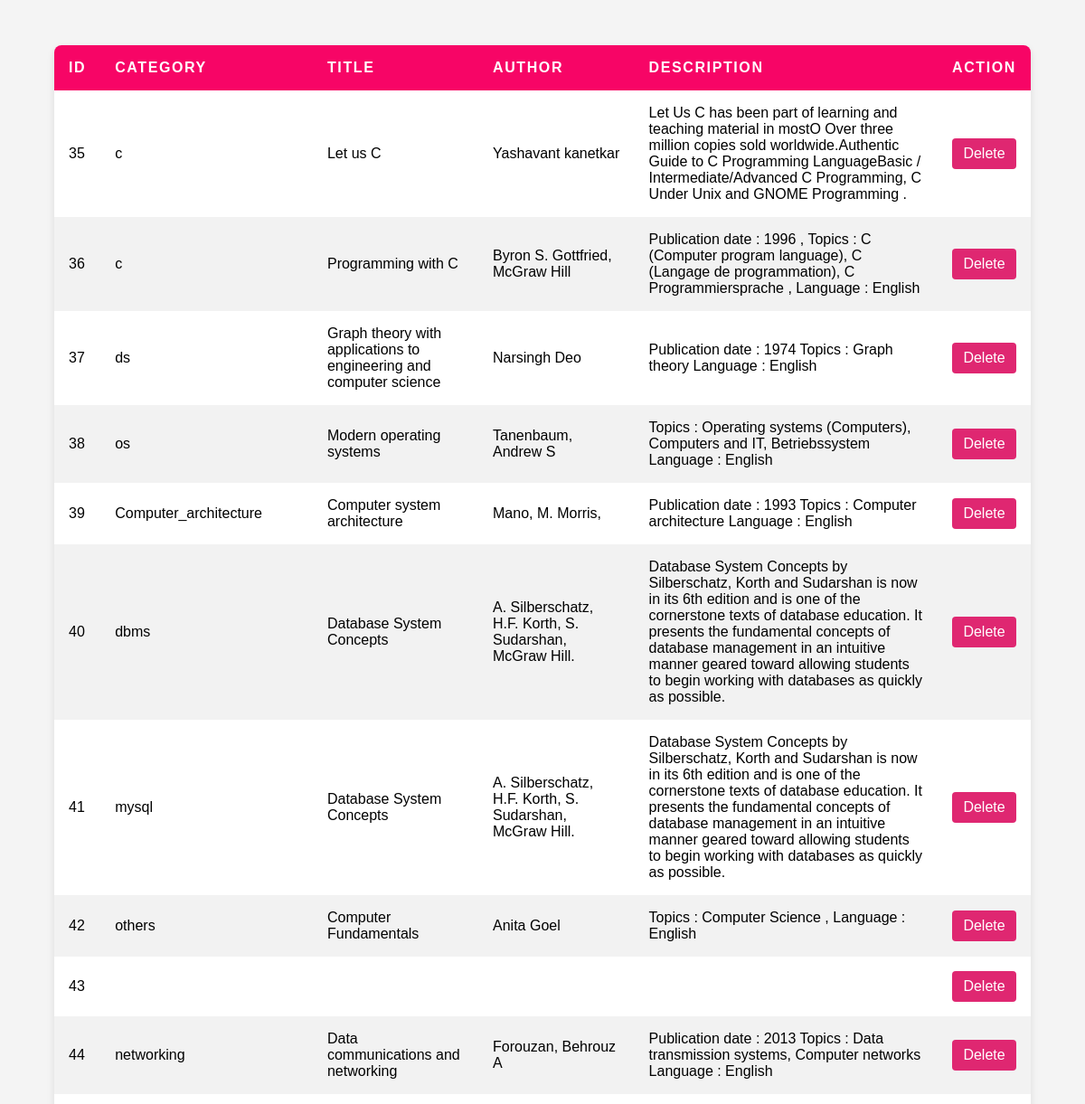
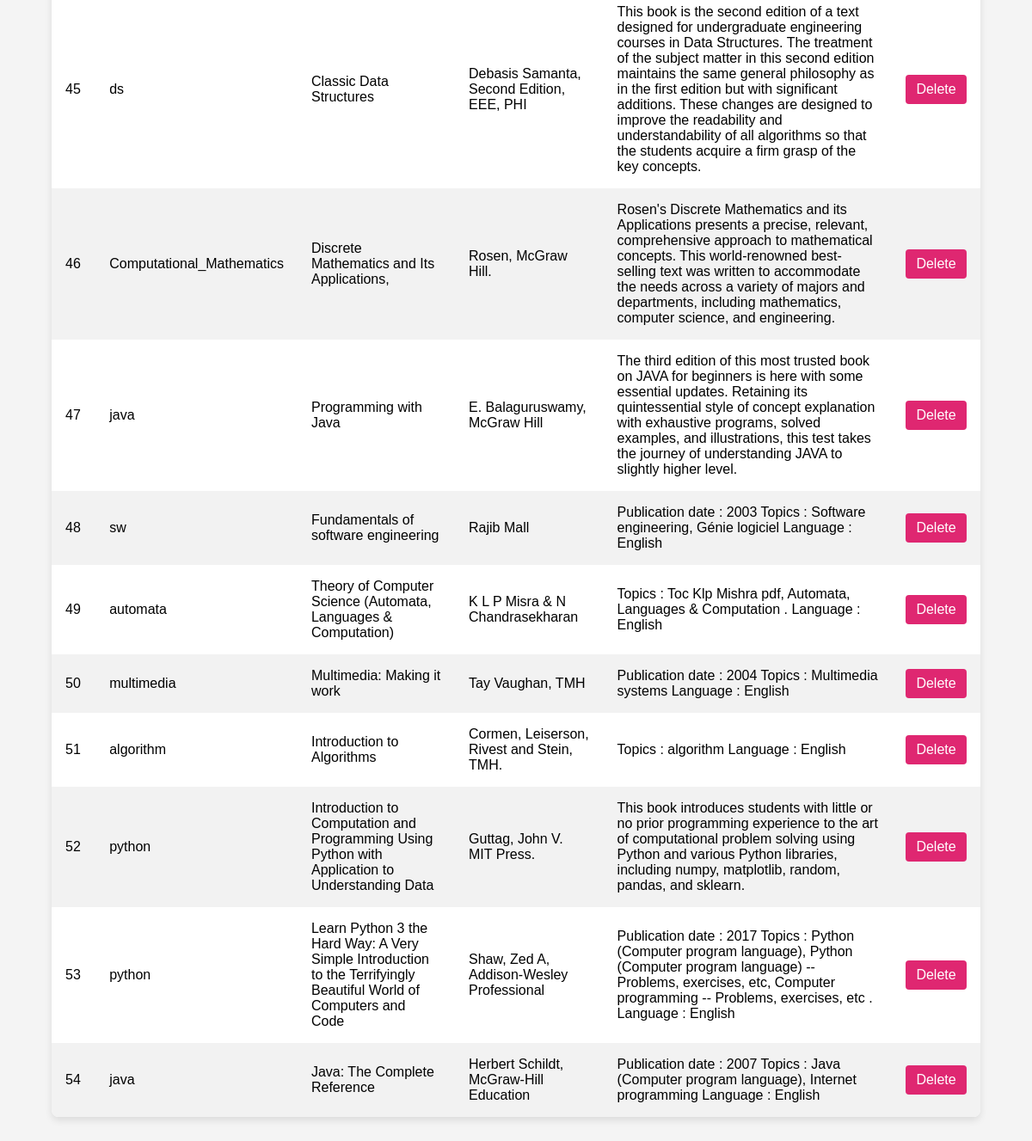
Page /admin/ebooks/show_ebook.php on the committed database (2 pictures, top to bottom).
### tables this page shows
CREATE TABLE `ebooks` (
  `id` int(11) NOT NULL,
  `category` varchar(50) NOT NULL,
  `title` varchar(255) NOT NULL,
  `author` varchar(255) NOT NULL,
  `description` text DEFAULT NULL,
  `file_path` varchar(300) NOT NULL,
  `front_page_img` varchar(300) DEFAULT NULL
);

### admin/ebooks/show_ebook.php (the view, shortened to what this page needs)
<?php
include '../../include/db_connection.php';
$sql = "SELECT id, category, title,author, description FROM ebooks";
$result = mysqli_query($c, $sql);
if (mysqli_num_rows($result) > 0) {
    echo "<!DOCTYPE html>
    <html lang='en'>
    <head>
        <meta charset='UTF-8'>
        <meta name='viewport' content='width=device-width, initial-scale=1.0'>
        <title>Video List</title>
        <link rel='stylesheet' href='styles4.css'>
        <script type='text/javascript'>
        function confirmDeletion() {
            return confirm('Are you sure you want to delete this book?');
        }
        </script>
    </head>
    <body>
        <div class='table-container'>
            <table>
                <thead>
                    <tr>
                        <th>ID</th>
                        <th>Category</th>
                        <th>Title</th>
                        <th>Author</th>
                        <th>Description</th>
                        <th><center>Action</center></th>
                    </tr>
                </thead>
                <tbody>";
    while ($row = mysqli_fetch_assoc($result)) {
        echo "<tr>
                <td>".$row['id']."</td>
                <td>".$row['category']."</td>
                <td>".$row['title']."</td>
                <td>".$row['author']."</td>
                <td>".$row['description']."</td>
                <td>
                    <form action='delete_ebook.php' method='post' onsubmit='return confirmDeletion();' '>
                        <input type='hidden' name='id' value='".$row['id']."'>
                        <button type='submit' class='edit-btn'>Delete</button>
                    </form>
                </td>
            </tr>";
    }
    echo "</tbody>
            </table>
        </div>
    </body>
    </html>";
}
?>

### admin/ebooks/styles4.css (style rules this page uses)
body { font-family: Arial, sans-serif; background-color: #f4f4f4; margin: 0; padding: 0; }
form { display: flex; flex-direction: column; }
button { padding: 10px 20px; background: #DF2771; color: #fff; border: none; border-radius: 5px; cursor: pointer; font-size: 16px; }
.table-container { width: 90%; margin: 50px auto; background-color: #fff; box-shadow: 0 4px 8px rgba(0,0,0,0.1); border-radius: 8px; overflow: hidden; }
table { width: 100%; border-collapse: collapse; }
thead { background-color: #f70566; color: white; }
th, td { padding: 16px; text-align: left; }
th { text-transform: uppercase; letter-spacing: 0.1em; }
tbody tr:nth-child(even) { background-color: #f2f2f2; }
.edit-btn { text-decoration: none; color: #fff; background-color: #DF2771; padding: 8px 12px; border-radius: 4px; transition: 0.3s; }

### rows in the picture
ebooks: id "35", category "c", title "Let us C", author "Yashavant kanetkar", description "Let Us C has been part of learning and teaching material in mostO Over three million copies sold worldwide.Authentic Guide to C Programming LanguageBasic / Intermediate/Advanced C Programming, C Under Unix and GNOME Programming ."
ebooks: id "36", category "c", title "Programming with C", author "Byron S. Gottfried, McGraw Hill", description "Publication date : 1996 , Topics : C (Computer program language), C (Langage de programmation), C Programmiersprache , Language : English"
ebooks: id "37", category "ds", title "Graph theory with applications to engineering and computer science", author "Narsingh Deo", description "Publication date : 1974 Topics : Graph theory Language : English"
ebooks: id "38", category "os", title "Modern operating systems", author "Tanenbaum, Andrew S", description "Topics : Operating systems (Computers), Computers and IT, Betriebssystem Language : English"
ebooks: id "39", category "Computer_architecture", title "Computer system architecture", author "Mano, M. Morris,", description "Publication date : 1993 Topics : Computer architecture Language : English"
ebooks: id "40", category "dbms", title "Database System Concepts", author "A. Silberschatz, H.F. Korth, S. Sudarshan, McGraw Hill.", description "Database System Concepts by Silberschatz, Korth and Sudarshan is now in its 6th edition and is one of the cornerstone texts of database education. It presents the fundamental concepts of database management in an intuitive manner geared toward allowing students to begin working with databases as quickly as possible."
ebooks: id "41", category "mysql", title "Database System Concepts", author "A. Silberschatz, H.F. Korth, S. Sudarshan, McGraw Hill.", description "Database System Concepts by Silberschatz, Korth and Sudarshan is now in its 6th edition and is one of the cornerstone texts of database education. It presents the fundamental concepts of database management in an intuitive manner geared toward allowing students to begin working with databases as quickly as possible."
ebooks: id "42", category "others", title "Computer Fundamentals", author "Anita Goel", description "Topics : Computer Science , Language : English"
ebooks: id "43"
ebooks: id "44", category "networking", title "Data communications and networking", author "Forouzan, Behrouz A", description "Publication date : 2013 Topics : Data transmission systems, Computer networks Language : English"
ebooks: id "45", category "ds", title "Classic Data Structures", author "Debasis Samanta, Second Edition, EEE, PHI", description "This book is the second edition of a text designed for undergraduate engineering courses in Data Structures. The treatment of the subject matter in this second edition maintains the same general philosophy as in the first edition but with significant additions. These changes are designed to improve the readability and understandability of all algorithms so that the students acquire a firm grasp of the key concepts."
ebooks: id "46", category "Computational_Mathematics", title "Discrete Mathematics and Its Applications,", author "Rosen, McGraw Hill.", description "Rosen's Discrete Mathematics and its Applications presents a precise, relevant, comprehensive approach to mathematical concepts. This world-renowned best-selling text was written to accommodate the needs across a variety of majors and departments, including mathematics, computer science, and engineering."
ebooks: id "47", category "java", title "Programming with Java", author "E. Balaguruswamy, McGraw Hill", description "The third edition of this most trusted book on JAVA for beginners is here with some essential updates. Retaining its quintessential style of concept explanation with exhaustive programs, solved examples, and illustrations, this test takes the journey of understanding JAVA to slightly higher level."
ebooks: id "48", category "sw", title "Fundamentals of software engineering", author "Rajib Mall", description "Publication date : 2003 Topics : Software engineering, Génie logiciel Language : English"
ebooks: id "49", category "automata", title "Theory of Computer Science (Automata, Languages & Computation)", author "K L P Misra & N Chandrasekharan", description "Topics : Toc Klp Mishra pdf, Automata, Languages & Computation . Language : English"
ebooks: id "50", category "multimedia", title "Multimedia: Making it work", author "Tay Vaughan, TMH", description "Publication date : 2004 Topics : Multimedia systems Language : English"
ebooks: id "51", category "algorithm", title "Introduction to Algorithms", author "Cormen, Leiserson, Rivest and Stein, TMH.", description "Topics : algorithm Language : English"
ebooks: id "52", category "python", title "Introduction to Computation and Programming Using Python with Application to Understanding Data", author "Guttag, John V. MIT Press.", description "This book introduces students with little or no prior programming experience to the art of computational problem solving using Python and various Python libraries, including numpy, matplotlib, random, pandas, and sklearn."
ebooks: id "53", category "python", title "Learn Python 3 the Hard Way: A Very Simple Introduction to the Terrifyingly Beautiful World of Computers and Code", author "Shaw, Zed A, Addison-Wesley Professional", description "Publication date : 2017 Topics : Python (Computer program language), Python (Computer program language) -- Problems, exercises, etc, Computer programming -- Problems, exercises, etc . Language : English"
ebooks: id "54", category "java", title "Java: The Complete Reference", author "Herbert Schildt, McGraw-Hill Education", description "Publication date : 2007 Topics : Java (Computer program language), Internet programming Language : English"
